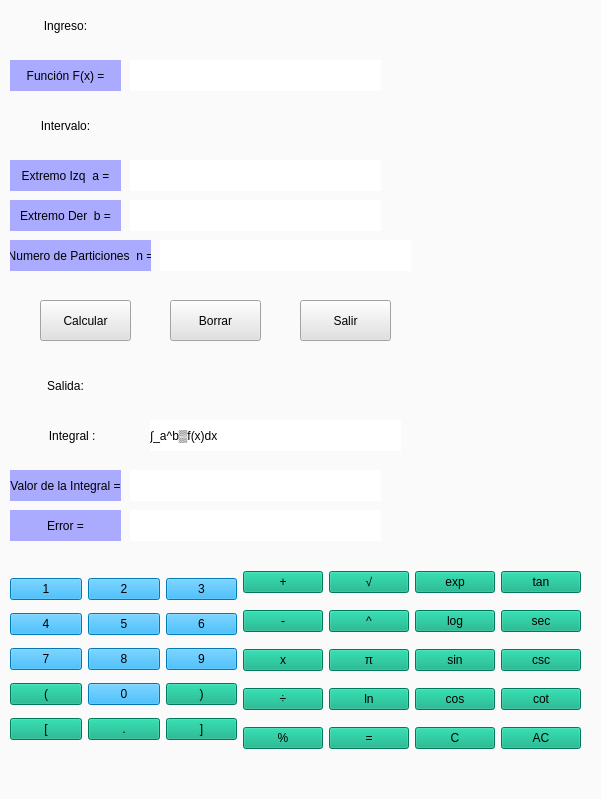
<?xml version="1.0" encoding="UTF-8"?>
<ui version="4.0">
 <class>Simpson13</class>
 <widget class="QWidget" name="Simpson13">
  <property name="geometry">
   <rect>
    <x>0</x>
    <y>0</y>
    <width>601</width>
    <height>799</height>
   </rect>
  </property>
  <property name="windowTitle">
   <string>Simpson 1/3</string>
  </property>
  <property name="styleSheet">
   <string notr="true">background-color: rgb(250, 250, 250);</string>
  </property>
  <widget class="QLabel" name="labelFuncion">
   <property name="geometry">
    <rect>
     <x>130</x>
     <y>60</y>
     <width>251</width>
     <height>31</height>
    </rect>
   </property>
   <property name="styleSheet">
    <string notr="true">background-color: rgb(255, 255, 255);</string>
   </property>
   <property name="text">
    <string/>
   </property>
  </widget>
  <widget class="QLabel" name="labelintegral_2">
   <property name="geometry">
    <rect>
     <x>150</x>
     <y>420</y>
     <width>251</width>
     <height>31</height>
    </rect>
   </property>
   <property name="styleSheet">
    <string notr="true">background-color: rgb(255, 255, 255);</string>
   </property>
   <property name="text">
    <string>∫_a^b▒f(x)dx</string>
   </property>
  </widget>
  <widget class="QLabel" name="labelestremoizq">
   <property name="geometry">
    <rect>
     <x>130</x>
     <y>160</y>
     <width>251</width>
     <height>31</height>
    </rect>
   </property>
   <property name="styleSheet">
    <string notr="true">background-color: rgb(255, 255, 255);</string>
   </property>
   <property name="text">
    <string/>
   </property>
  </widget>
  <widget class="QLabel" name="labelextremodere">
   <property name="geometry">
    <rect>
     <x>130</x>
     <y>200</y>
     <width>251</width>
     <height>31</height>
    </rect>
   </property>
   <property name="styleSheet">
    <string notr="true">background-color: rgb(255, 255, 255);</string>
   </property>
   <property name="text">
    <string/>
   </property>
  </widget>
  <widget class="QLabel" name="labelIntervalo">
   <property name="geometry">
    <rect>
     <x>10</x>
     <y>110</y>
     <width>111</width>
     <height>31</height>
    </rect>
   </property>
   <property name="acceptDrops">
    <bool>true</bool>
   </property>
   <property name="layoutDirection">
    <enum>Qt::LeftToRight</enum>
   </property>
   <property name="autoFillBackground">
    <bool>false</bool>
   </property>
   <property name="styleSheet">
    <string notr="true">background-color: rgb(250, 250, 250);
font: 11pt &quot;Arial&quot;;
</string>
   </property>
   <property name="text">
    <string>Intervalo:</string>
   </property>
   <property name="alignment">
    <set>Qt::AlignCenter</set>
   </property>
   <property name="wordWrap">
    <bool>false</bool>
   </property>
   <property name="margin">
    <number>4</number>
   </property>
   <property name="openExternalLinks">
    <bool>true</bool>
   </property>
  </widget>
  <widget class="QLabel" name="labelParticiones">
   <property name="geometry">
    <rect>
     <x>160</x>
     <y>240</y>
     <width>251</width>
     <height>31</height>
    </rect>
   </property>
   <property name="styleSheet">
    <string notr="true">background-color: rgb(255, 255, 255);</string>
   </property>
   <property name="text">
    <string/>
   </property>
  </widget>
  <widget class="QLabel" name="labelvalorintegral">
   <property name="geometry">
    <rect>
     <x>130</x>
     <y>470</y>
     <width>251</width>
     <height>31</height>
    </rect>
   </property>
   <property name="styleSheet">
    <string notr="true">background-color: rgb(255, 255, 255);</string>
   </property>
   <property name="text">
    <string/>
   </property>
  </widget>
  <widget class="QLabel" name="LabeIngreso">
   <property name="geometry">
    <rect>
     <x>10</x>
     <y>10</y>
     <width>111</width>
     <height>31</height>
    </rect>
   </property>
   <property name="acceptDrops">
    <bool>true</bool>
   </property>
   <property name="layoutDirection">
    <enum>Qt::LeftToRight</enum>
   </property>
   <property name="autoFillBackground">
    <bool>false</bool>
   </property>
   <property name="styleSheet">
    <string notr="true">background-color: rgb(250, 250, 250);
font: 11pt &quot;Arial&quot;;
</string>
   </property>
   <property name="text">
    <string>Ingreso:</string>
   </property>
   <property name="alignment">
    <set>Qt::AlignCenter</set>
   </property>
   <property name="wordWrap">
    <bool>false</bool>
   </property>
   <property name="margin">
    <number>4</number>
   </property>
   <property name="openExternalLinks">
    <bool>true</bool>
   </property>
  </widget>
  <widget class="QLabel" name="valorintegral">
   <property name="geometry">
    <rect>
     <x>10</x>
     <y>470</y>
     <width>111</width>
     <height>31</height>
    </rect>
   </property>
   <property name="acceptDrops">
    <bool>true</bool>
   </property>
   <property name="layoutDirection">
    <enum>Qt::LeftToRight</enum>
   </property>
   <property name="autoFillBackground">
    <bool>false</bool>
   </property>
   <property name="styleSheet">
    <string notr="true">background-color: rgb(170, 170, 255);</string>
   </property>
   <property name="text">
    <string>Valor de la Integral =</string>
   </property>
   <property name="alignment">
    <set>Qt::AlignCenter</set>
   </property>
   <property name="wordWrap">
    <bool>false</bool>
   </property>
   <property name="margin">
    <number>4</number>
   </property>
   <property name="openExternalLinks">
    <bool>true</bool>
   </property>
  </widget>
  <widget class="QLabel" name="Error">
   <property name="geometry">
    <rect>
     <x>10</x>
     <y>510</y>
     <width>111</width>
     <height>31</height>
    </rect>
   </property>
   <property name="acceptDrops">
    <bool>true</bool>
   </property>
   <property name="layoutDirection">
    <enum>Qt::LeftToRight</enum>
   </property>
   <property name="autoFillBackground">
    <bool>false</bool>
   </property>
   <property name="styleSheet">
    <string notr="true">background-color: rgb(170, 170, 255);</string>
   </property>
   <property name="text">
    <string>Error =</string>
   </property>
   <property name="alignment">
    <set>Qt::AlignCenter</set>
   </property>
   <property name="wordWrap">
    <bool>false</bool>
   </property>
   <property name="margin">
    <number>4</number>
   </property>
   <property name="openExternalLinks">
    <bool>true</bool>
   </property>
  </widget>
  <widget class="QPushButton" name="botonSalir">
   <property name="geometry">
    <rect>
     <x>300</x>
     <y>300</y>
     <width>91</width>
     <height>41</height>
    </rect>
   </property>
   <property name="styleSheet">
    <string notr="true">background-color: rgb(225, 225, 225);
font: 87 12pt &quot;Arial&quot;;</string>
   </property>
   <property name="text">
    <string>Salir</string>
   </property>
  </widget>
  <widget class="QLabel" name="Extremodere">
   <property name="geometry">
    <rect>
     <x>10</x>
     <y>200</y>
     <width>111</width>
     <height>31</height>
    </rect>
   </property>
   <property name="acceptDrops">
    <bool>true</bool>
   </property>
   <property name="layoutDirection">
    <enum>Qt::LeftToRight</enum>
   </property>
   <property name="autoFillBackground">
    <bool>false</bool>
   </property>
   <property name="styleSheet">
    <string notr="true">background-color: rgb(170, 170, 255);</string>
   </property>
   <property name="text">
    <string>Extremo Der  b =</string>
   </property>
   <property name="alignment">
    <set>Qt::AlignCenter</set>
   </property>
   <property name="wordWrap">
    <bool>false</bool>
   </property>
   <property name="margin">
    <number>4</number>
   </property>
   <property name="openExternalLinks">
    <bool>true</bool>
   </property>
  </widget>
  <widget class="QPushButton" name="botonborrar">
   <property name="geometry">
    <rect>
     <x>170</x>
     <y>300</y>
     <width>91</width>
     <height>41</height>
    </rect>
   </property>
   <property name="styleSheet">
    <string notr="true">background-color: rgb(225, 225, 225);
font: 87 12pt &quot;Arial&quot;;</string>
   </property>
   <property name="text">
    <string>Borrar</string>
   </property>
  </widget>
  <widget class="QPushButton" name="botonCalcular">
   <property name="geometry">
    <rect>
     <x>40</x>
     <y>300</y>
     <width>91</width>
     <height>41</height>
    </rect>
   </property>
   <property name="styleSheet">
    <string notr="true">background-color: rgb(225, 225, 225);
font: 87 12pt &quot;Arial&quot;;</string>
   </property>
   <property name="text">
    <string>Calcular</string>
   </property>
  </widget>
  <widget class="QLabel" name="labelsalida">
   <property name="geometry">
    <rect>
     <x>10</x>
     <y>370</y>
     <width>111</width>
     <height>31</height>
    </rect>
   </property>
   <property name="acceptDrops">
    <bool>true</bool>
   </property>
   <property name="layoutDirection">
    <enum>Qt::LeftToRight</enum>
   </property>
   <property name="autoFillBackground">
    <bool>false</bool>
   </property>
   <property name="styleSheet">
    <string notr="true">background-color: rgb(250, 250, 250);
font: 11pt &quot;Arial&quot;;
</string>
   </property>
   <property name="text">
    <string>Salida:</string>
   </property>
   <property name="alignment">
    <set>Qt::AlignCenter</set>
   </property>
   <property name="wordWrap">
    <bool>false</bool>
   </property>
   <property name="margin">
    <number>4</number>
   </property>
   <property name="openExternalLinks">
    <bool>true</bool>
   </property>
  </widget>
  <widget class="QLabel" name="Funcion">
   <property name="geometry">
    <rect>
     <x>10</x>
     <y>60</y>
     <width>111</width>
     <height>31</height>
    </rect>
   </property>
   <property name="acceptDrops">
    <bool>true</bool>
   </property>
   <property name="layoutDirection">
    <enum>Qt::LeftToRight</enum>
   </property>
   <property name="autoFillBackground">
    <bool>false</bool>
   </property>
   <property name="styleSheet">
    <string notr="true">background-color: rgb(170, 170, 255);</string>
   </property>
   <property name="text">
    <string>Función F(x) =</string>
   </property>
   <property name="alignment">
    <set>Qt::AlignCenter</set>
   </property>
   <property name="wordWrap">
    <bool>false</bool>
   </property>
   <property name="margin">
    <number>4</number>
   </property>
   <property name="openExternalLinks">
    <bool>true</bool>
   </property>
  </widget>
  <widget class="QLabel" name="Extremoizq">
   <property name="geometry">
    <rect>
     <x>10</x>
     <y>160</y>
     <width>111</width>
     <height>31</height>
    </rect>
   </property>
   <property name="acceptDrops">
    <bool>true</bool>
   </property>
   <property name="layoutDirection">
    <enum>Qt::LeftToRight</enum>
   </property>
   <property name="autoFillBackground">
    <bool>false</bool>
   </property>
   <property name="styleSheet">
    <string notr="true">background-color: rgb(170, 170, 255);</string>
   </property>
   <property name="text">
    <string>Extremo Izq  a =</string>
   </property>
   <property name="alignment">
    <set>Qt::AlignCenter</set>
   </property>
   <property name="wordWrap">
    <bool>false</bool>
   </property>
   <property name="margin">
    <number>4</number>
   </property>
   <property name="openExternalLinks">
    <bool>true</bool>
   </property>
  </widget>
  <widget class="QLabel" name="particiones">
   <property name="geometry">
    <rect>
     <x>10</x>
     <y>240</y>
     <width>141</width>
     <height>31</height>
    </rect>
   </property>
   <property name="acceptDrops">
    <bool>true</bool>
   </property>
   <property name="layoutDirection">
    <enum>Qt::LeftToRight</enum>
   </property>
   <property name="autoFillBackground">
    <bool>false</bool>
   </property>
   <property name="styleSheet">
    <string notr="true">background-color: rgb(170, 170, 255);</string>
   </property>
   <property name="text">
    <string>Numero de Particiones  n =</string>
   </property>
   <property name="alignment">
    <set>Qt::AlignCenter</set>
   </property>
   <property name="wordWrap">
    <bool>false</bool>
   </property>
   <property name="margin">
    <number>4</number>
   </property>
   <property name="openExternalLinks">
    <bool>true</bool>
   </property>
  </widget>
  <widget class="QLabel" name="labelintegral">
   <property name="geometry">
    <rect>
     <x>10</x>
     <y>420</y>
     <width>131</width>
     <height>31</height>
    </rect>
   </property>
   <property name="acceptDrops">
    <bool>true</bool>
   </property>
   <property name="layoutDirection">
    <enum>Qt::LeftToRight</enum>
   </property>
   <property name="autoFillBackground">
    <bool>false</bool>
   </property>
   <property name="styleSheet">
    <string notr="true">background-color: rgb(250, 250, 250);
font: 11pt &quot;Arial&quot;;
</string>
   </property>
   <property name="text">
    <string>Integral :  </string>
   </property>
   <property name="alignment">
    <set>Qt::AlignCenter</set>
   </property>
   <property name="wordWrap">
    <bool>false</bool>
   </property>
   <property name="margin">
    <number>4</number>
   </property>
   <property name="openExternalLinks">
    <bool>true</bool>
   </property>
  </widget>
  <widget class="QLabel" name="labelerror">
   <property name="geometry">
    <rect>
     <x>130</x>
     <y>510</y>
     <width>251</width>
     <height>31</height>
    </rect>
   </property>
   <property name="styleSheet">
    <string notr="true">background-color: rgb(255, 255, 255);</string>
   </property>
   <property name="text">
    <string/>
   </property>
  </widget>
  <widget class="QWidget" name="layoutWidget">
   <property name="geometry">
    <rect>
     <x>10</x>
     <y>560</y>
     <width>571</width>
     <height>203</height>
    </rect>
   </property>
   <layout class="QGridLayout" name="gridLayout_2">
    <item row="0" column="0" rowspan="5">
     <layout class="QGridLayout" name="gridLayout">
      <item row="0" column="0">
       <widget class="QPushButton" name="botonUno">
        <property name="styleSheet">
         <string notr="true">background-color: rgb(0, 170, 255);
font: 87 14pt &quot;Arial Black&quot;;</string>
        </property>
        <property name="text">
         <string>1</string>
        </property>
        <property name="shortcut">
         <string>1</string>
        </property>
       </widget>
      </item>
      <item row="0" column="1">
       <widget class="QPushButton" name="botonDos">
        <property name="styleSheet">
         <string notr="true">background-color: rgb(0, 170, 255);
font: 87 14pt &quot;Arial Black&quot;;</string>
        </property>
        <property name="text">
         <string>2</string>
        </property>
        <property name="shortcut">
         <string>2</string>
        </property>
       </widget>
      </item>
      <item row="0" column="2">
       <widget class="QPushButton" name="botonTres">
        <property name="styleSheet">
         <string notr="true">background-color: rgb(0, 170, 255);
font: 87 14pt &quot;Arial Black&quot;;</string>
        </property>
        <property name="text">
         <string>3</string>
        </property>
        <property name="shortcut">
         <string>3</string>
        </property>
       </widget>
      </item>
      <item row="1" column="0">
       <widget class="QPushButton" name="botonCuatro">
        <property name="styleSheet">
         <string notr="true">background-color: rgb(0, 170, 255);
font: 87 14pt &quot;Arial Black&quot;;</string>
        </property>
        <property name="text">
         <string>4</string>
        </property>
        <property name="shortcut">
         <string>4</string>
        </property>
       </widget>
      </item>
      <item row="1" column="1">
       <widget class="QPushButton" name="botonCinco">
        <property name="styleSheet">
         <string notr="true">background-color: rgb(0, 170, 255);
font: 87 14pt &quot;Arial Black&quot;;</string>
        </property>
        <property name="text">
         <string>5</string>
        </property>
        <property name="shortcut">
         <string>5</string>
        </property>
       </widget>
      </item>
      <item row="1" column="2">
       <widget class="QPushButton" name="botonSeis">
        <property name="styleSheet">
         <string notr="true">background-color: rgb(0, 170, 255);
font: 87 14pt &quot;Arial Black&quot;;</string>
        </property>
        <property name="text">
         <string>6</string>
        </property>
        <property name="shortcut">
         <string>6</string>
        </property>
       </widget>
      </item>
      <item row="2" column="0">
       <widget class="QPushButton" name="botonSiete">
        <property name="styleSheet">
         <string notr="true">background-color: rgb(0, 170, 255);
font: 87 14pt &quot;Arial Black&quot;;</string>
        </property>
        <property name="text">
         <string>7</string>
        </property>
        <property name="shortcut">
         <string>7</string>
        </property>
       </widget>
      </item>
      <item row="2" column="1">
       <widget class="QPushButton" name="botonOcho">
        <property name="styleSheet">
         <string notr="true">background-color: rgb(0, 170, 255);
font: 87 14pt &quot;Arial Black&quot;;</string>
        </property>
        <property name="text">
         <string>8</string>
        </property>
        <property name="shortcut">
         <string>8</string>
        </property>
       </widget>
      </item>
      <item row="2" column="2">
       <widget class="QPushButton" name="botonNueve">
        <property name="styleSheet">
         <string notr="true">background-color: rgb(0, 170, 255);
font: 87 14pt &quot;Arial Black&quot;;</string>
        </property>
        <property name="text">
         <string>9</string>
        </property>
        <property name="shortcut">
         <string>9</string>
        </property>
       </widget>
      </item>
      <item row="3" column="0">
       <widget class="QPushButton" name="botonCabierto">
        <property name="styleSheet">
         <string notr="true">font: 87 14pt &quot;Arial Black&quot;;
background-color: rgb(0, 170, 127);</string>
        </property>
        <property name="text">
         <string>(</string>
        </property>
        <property name="shortcut">
         <string>(</string>
        </property>
       </widget>
      </item>
      <item row="3" column="1">
       <widget class="QPushButton" name="botonCero">
        <property name="styleSheet">
         <string notr="true">background-color: rgb(0, 170, 255);
font: 87 14pt &quot;Arial Black&quot;;</string>
        </property>
        <property name="text">
         <string>0</string>
        </property>
        <property name="shortcut">
         <string>0</string>
        </property>
       </widget>
      </item>
      <item row="3" column="2">
       <widget class="QPushButton" name="botonCerrado">
        <property name="styleSheet">
         <string notr="true">background-color: rgb(0, 170, 127);
font: 87 14pt &quot;Arial Black&quot;;</string>
        </property>
        <property name="text">
         <string>)</string>
        </property>
        <property name="shortcut">
         <string>)</string>
        </property>
       </widget>
      </item>
      <item row="4" column="0">
       <widget class="QPushButton" name="botonCabierto_2">
        <property name="styleSheet">
         <string notr="true">font: 87 14pt &quot;Arial Black&quot;;
background-color: rgb(0, 170, 127);</string>
        </property>
        <property name="text">
         <string>[</string>
        </property>
        <property name="shortcut">
         <string>(</string>
        </property>
       </widget>
      </item>
      <item row="4" column="1">
       <widget class="QPushButton" name="botonPunto">
        <property name="styleSheet">
         <string notr="true">background-color: rgb(0, 170, 127);
font: 87 14pt &quot;Arial Black&quot;;</string>
        </property>
        <property name="text">
         <string>.</string>
        </property>
        <property name="shortcut">
         <string>.</string>
        </property>
       </widget>
      </item>
      <item row="4" column="2">
       <widget class="QPushButton" name="botonCabierto_3">
        <property name="styleSheet">
         <string notr="true">font: 87 14pt &quot;Arial Black&quot;;
background-color: rgb(0, 170, 127);</string>
        </property>
        <property name="text">
         <string>]</string>
        </property>
        <property name="shortcut">
         <string>(</string>
        </property>
       </widget>
      </item>
     </layout>
    </item>
    <item row="0" column="1">
     <widget class="QPushButton" name="botonMas">
      <property name="styleSheet">
       <string notr="true">font: 87 14pt &quot;Arial Black&quot;;
background-color: rgb(0, 170, 127);</string>
      </property>
      <property name="text">
       <string>+</string>
      </property>
      <property name="shortcut">
       <string>+</string>
      </property>
     </widget>
    </item>
    <item row="0" column="2">
     <widget class="QPushButton" name="botonMas_2">
      <property name="styleSheet">
       <string notr="true">font: 75 14pt &quot;Arial&quot;;
background-color: rgb(0, 170, 127);</string>
      </property>
      <property name="text">
       <string>√</string>
      </property>
      <property name="shortcut">
       <string>+</string>
      </property>
     </widget>
    </item>
    <item row="0" column="3">
     <widget class="QPushButton" name="botonMas_3">
      <property name="styleSheet">
       <string notr="true">font: 12pt &quot;Arial&quot;;
background-color: rgb(0, 170, 127);</string>
      </property>
      <property name="text">
       <string>exp</string>
      </property>
      <property name="shortcut">
       <string>+</string>
      </property>
     </widget>
    </item>
    <item row="0" column="4">
     <widget class="QPushButton" name="botonMas_11">
      <property name="styleSheet">
       <string notr="true">font: 12pt &quot;Arial&quot;;
background-color: rgb(0, 170, 127);</string>
      </property>
      <property name="text">
       <string>tan</string>
      </property>
      <property name="shortcut">
       <string>+</string>
      </property>
     </widget>
    </item>
    <item row="1" column="1">
     <widget class="QPushButton" name="botonMenos">
      <property name="styleSheet">
       <string notr="true">font: 87 14pt &quot;Arial Black&quot;;
background-color: rgb(0, 170, 127);</string>
      </property>
      <property name="text">
       <string>-</string>
      </property>
      <property name="shortcut">
       <string>-</string>
      </property>
     </widget>
    </item>
    <item row="1" column="2">
     <widget class="QPushButton" name="botonMas_4">
      <property name="styleSheet">
       <string notr="true">font: 87 14pt &quot;Arial Black&quot;;
background-color: rgb(0, 170, 127);</string>
      </property>
      <property name="text">
       <string>^</string>
      </property>
      <property name="shortcut">
       <string>+</string>
      </property>
     </widget>
    </item>
    <item row="1" column="3">
     <widget class="QPushButton" name="botonMas_8">
      <property name="styleSheet">
       <string notr="true">font: 12pt &quot;Arial&quot;;
background-color: rgb(0, 170, 127);</string>
      </property>
      <property name="text">
       <string>log</string>
      </property>
      <property name="shortcut">
       <string>+</string>
      </property>
     </widget>
    </item>
    <item row="1" column="4">
     <widget class="QPushButton" name="botonMas_12">
      <property name="styleSheet">
       <string notr="true">font: 12pt &quot;Arial&quot;;
background-color: rgb(0, 170, 127);</string>
      </property>
      <property name="text">
       <string>sec</string>
      </property>
      <property name="shortcut">
       <string>+</string>
      </property>
     </widget>
    </item>
    <item row="2" column="1">
     <widget class="QPushButton" name="BotonMulti">
      <property name="styleSheet">
       <string notr="true">background-color: rgb(0, 170, 127);
font: 87 14pt &quot;Arial Black&quot;;</string>
      </property>
      <property name="text">
       <string>x</string>
      </property>
      <property name="shortcut">
       <string>*</string>
      </property>
     </widget>
    </item>
    <item row="2" column="2">
     <widget class="QPushButton" name="botonMas_7">
      <property name="styleSheet">
       <string notr="true">font: 87 14pt &quot;Arial Black&quot;;
background-color: rgb(0, 170, 127);</string>
      </property>
      <property name="text">
       <string>π</string>
      </property>
      <property name="shortcut">
       <string>+</string>
      </property>
     </widget>
    </item>
    <item row="2" column="3">
     <widget class="QPushButton" name="botonMas_9">
      <property name="styleSheet">
       <string notr="true">font: 12pt &quot;Arial&quot;;
background-color: rgb(0, 170, 127);</string>
      </property>
      <property name="text">
       <string>sin</string>
      </property>
      <property name="shortcut">
       <string>+</string>
      </property>
     </widget>
    </item>
    <item row="2" column="4">
     <widget class="QPushButton" name="botonMas_13">
      <property name="styleSheet">
       <string notr="true">font: 12pt &quot;Arial&quot;;
background-color: rgb(0, 170, 127);</string>
      </property>
      <property name="text">
       <string>csc</string>
      </property>
      <property name="shortcut">
       <string>+</string>
      </property>
     </widget>
    </item>
    <item row="3" column="1">
     <widget class="QPushButton" name="botonDivision">
      <property name="styleSheet">
       <string notr="true">font: 87 14pt &quot;Arial Black&quot;;
background-color: rgb(0, 170, 127);</string>
      </property>
      <property name="text">
       <string>÷</string>
      </property>
      <property name="shortcut">
       <string>/</string>
      </property>
     </widget>
    </item>
    <item row="3" column="2">
     <widget class="QPushButton" name="botonMas_5">
      <property name="styleSheet">
       <string notr="true">font: 12pt &quot;Arial&quot;;
background-color: rgb(0, 170, 127);</string>
      </property>
      <property name="text">
       <string>ln</string>
      </property>
      <property name="shortcut">
       <string>+</string>
      </property>
     </widget>
    </item>
    <item row="3" column="3">
     <widget class="QPushButton" name="botonMas_10">
      <property name="styleSheet">
       <string notr="true">font: 12pt &quot;Arial&quot;;
background-color: rgb(0, 170, 127);</string>
      </property>
      <property name="text">
       <string>cos</string>
      </property>
      <property name="shortcut">
       <string>+</string>
      </property>
     </widget>
    </item>
    <item row="3" column="4">
     <widget class="QPushButton" name="botonMas_14">
      <property name="styleSheet">
       <string notr="true">font: 12pt &quot;Arial&quot;;
background-color: rgb(0, 170, 127);</string>
      </property>
      <property name="text">
       <string>cot</string>
      </property>
      <property name="shortcut">
       <string>+</string>
      </property>
     </widget>
    </item>
    <item row="4" column="1">
     <widget class="QPushButton" name="botonPorcentaje">
      <property name="styleSheet">
       <string notr="true">font: 87 14pt &quot;Arial Black&quot;;
background-color: rgb(0, 170, 127);</string>
      </property>
      <property name="text">
       <string>%</string>
      </property>
      <property name="shortcut">
       <string>%</string>
      </property>
     </widget>
    </item>
    <item row="4" column="2">
     <widget class="QPushButton" name="botonMas_6">
      <property name="styleSheet">
       <string notr="true">font: 87 14pt &quot;Arial Black&quot;;
background-color: rgb(0, 170, 127);</string>
      </property>
      <property name="text">
       <string>=</string>
      </property>
      <property name="shortcut">
       <string>+</string>
      </property>
     </widget>
    </item>
    <item row="4" column="3">
     <widget class="QPushButton" name="BotonBorrar">
      <property name="styleSheet">
       <string notr="true">background-color: rgb(0, 170, 127);
font: 87 14pt &quot;Arial Black&quot;;</string>
      </property>
      <property name="text">
       <string>C</string>
      </property>
      <property name="shortcut">
       <string>Esc</string>
      </property>
     </widget>
    </item>
    <item row="4" column="4">
     <widget class="QPushButton" name="botonAC">
      <property name="styleSheet">
       <string notr="true">font: 87 14pt &quot;Arial Black&quot;;
background-color: rgb(0, 170, 127);</string>
      </property>
      <property name="text">
       <string>AC</string>
      </property>
     </widget>
    </item>
   </layout>
  </widget>
 </widget>
 <resources/>
 <connections/>
</ui>
